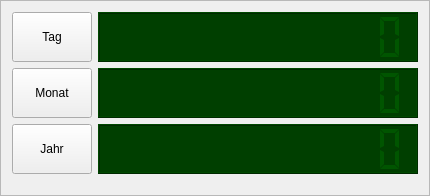
        <widget class="QFrame" name="salesFrame">
         <property name="sizePolicy">
          <sizepolicy hsizetype="Fixed" vsizetype="Minimum">
           <horstretch>0</horstretch>
           <verstretch>0</verstretch>
          </sizepolicy>
         </property>
         <property name="frameShape">
          <enum>QFrame::StyledPanel</enum>
         </property>
         <property name="frameShadow">
          <enum>QFrame::Raised</enum>
         </property>
         <layout class="QVBoxLayout" name="verticalLayout_5">
          <item>
           <layout class="QVBoxLayout" name="verticalLayout_3">
            <item>
             <layout class="QHBoxLayout" name="horizontalLayout_3">
              <item>
               <widget class="QrkPushButton" name="dayPushButton">
                <property name="sizePolicy">
                 <sizepolicy hsizetype="Minimum" vsizetype="Preferred">
                  <horstretch>0</horstretch>
                  <verstretch>0</verstretch>
                 </sizepolicy>
                </property>
                <property name="minimumSize">
                 <size>
                  <width>0</width>
                  <height>0</height>
                 </size>
                </property>
                <property name="maximumSize">
                 <size>
                  <width>16777215</width>
                  <height>16777215</height>
                 </size>
                </property>
                <property name="text">
                 <string>Tag</string>
                </property>
                <property name="iconSize">
                 <size>
                  <width>32</width>
                  <height>32</height>
                 </size>
                </property>
               </widget>
              </item>
              <item>
               <widget class="QLCDNumber" name="lcdNumberDay">
                <property name="sizePolicy">
                 <sizepolicy hsizetype="Expanding" vsizetype="MinimumExpanding">
                  <horstretch>0</horstretch>
                  <verstretch>0</verstretch>
                 </sizepolicy>
                </property>
                <property name="minimumSize">
                 <size>
                  <width>320</width>
                  <height>50</height>
                 </size>
                </property>
                <property name="maximumSize">
                 <size>
                  <width>16777215</width>
                  <height>16777215</height>
                 </size>
                </property>
                <property name="palette">
                 <palette>
                  <active>
                   <colorrole role="WindowText">
                    <brush brushstyle="SolidPattern">
                     <color alpha="255">
                      <red>0</red>
                      <green>85</green>
                      <blue>0</blue>
                     </color>
                    </brush>
                   </colorrole>
                   <colorrole role="Button">
                    <brush brushstyle="SolidPattern">
                     <color alpha="255">
                      <red>0</red>
                      <green>63</green>
                      <blue>0</blue>
                     </color>
                    </brush>
                   </colorrole>
                   <colorrole role="Light">
                    <brush brushstyle="SolidPattern">
                     <color alpha="255">
                      <red>0</red>
                      <green>170</green>
                      <blue>0</blue>
                     </color>
                    </brush>
                   </colorrole>
                   <colorrole role="Text">
                    <brush brushstyle="SolidPattern">
                     <color alpha="255">
                      <red>0</red>
                      <green>85</green>
                      <blue>0</blue>
                     </color>
                    </brush>
                   </colorrole>
                   <colorrole role="ButtonText">
                    <brush brushstyle="SolidPattern">
                     <color alpha="255">
                      <red>0</red>
                      <green>85</green>
                      <blue>0</blue>
                     </color>
                    </brush>
                   </colorrole>
                   <colorrole role="Base">
                    <brush brushstyle="SolidPattern">
                     <color alpha="255">
                      <red>0</red>
                      <green>63</green>
                      <blue>0</blue>
                     </color>
                    </brush>
                   </colorrole>
                   <colorrole role="Window">
                    <brush brushstyle="SolidPattern">
                     <color alpha="255">
                      <red>0</red>
                      <green>63</green>
                      <blue>0</blue>
                     </color>
                    </brush>
                   </colorrole>
                  </active>
                  <inactive>
                   <colorrole role="WindowText">
                    <brush brushstyle="SolidPattern">
                     <color alpha="255">
                      <red>0</red>
                      <green>85</green>
                      <blue>0</blue>
                     </color>
                    </brush>
                   </colorrole>
                   <colorrole role="Button">
                    <brush brushstyle="SolidPattern">
                     <color alpha="255">
                      <red>0</red>
                      <green>63</green>
                      <blue>0</blue>
                     </color>
                    </brush>
                   </colorrole>
                   <colorrole role="Light">
                    <brush brushstyle="SolidPattern">
                     <color alpha="255">
                      <red>0</red>
                      <green>170</green>
                      <blue>0</blue>
                     </color>
                    </brush>
                   </colorrole>
                   <colorrole role="Text">
                    <brush brushstyle="SolidPattern">
                     <color alpha="255">
                      <red>0</red>
                      <green>85</green>
                      <blue>0</blue>
                     </color>
                    </brush>
                   </colorrole>
                   <colorrole role="ButtonText">
                    <brush brushstyle="SolidPattern">
                     <color alpha="255">
                      <red>0</red>
                      <green>85</green>
                      <blue>0</blue>
                     </color>
                    </brush>
                   </colorrole>
                   <colorrole role="Base">
                    <brush brushstyle="SolidPattern">
                     <color alpha="255">
                      <red>0</red>
                      <green>63</green>
                      <blue>0</blue>
                     </color>
                    </brush>
                   </colorrole>
                   <colorrole role="Window">
                    <brush brushstyle="SolidPattern">
                     <color alpha="255">
                      <red>0</red>
                      <green>63</green>
                      <blue>0</blue>
                     </color>
                    </brush>
                   </colorrole>
                  </inactive>
                  <disabled>
                   <colorrole role="WindowText">
                    <brush brushstyle="SolidPattern">
                     <color alpha="255">
                      <red>0</red>
                      <green>85</green>
                      <blue>0</blue>
                     </color>
                    </brush>
                   </colorrole>
                   <colorrole role="Button">
                    <brush brushstyle="SolidPattern">
                     <color alpha="255">
                      <red>0</red>
                      <green>63</green>
                      <blue>0</blue>
                     </color>
                    </brush>
                   </colorrole>
                   <colorrole role="Light">
                    <brush brushstyle="SolidPattern">
                     <color alpha="255">
                      <red>0</red>
                      <green>170</green>
                      <blue>0</blue>
                     </color>
                    </brush>
                   </colorrole>
                   <colorrole role="Text">
                    <brush brushstyle="SolidPattern">
                     <color alpha="255">
                      <red>0</red>
                      <green>85</green>
                      <blue>0</blue>
                     </color>
                    </brush>
                   </colorrole>
                   <colorrole role="ButtonText">
                    <brush brushstyle="SolidPattern">
                     <color alpha="255">
                      <red>0</red>
                      <green>85</green>
                      <blue>0</blue>
                     </color>
                    </brush>
                   </colorrole>
                   <colorrole role="Base">
                    <brush brushstyle="SolidPattern">
                     <color alpha="255">
                      <red>0</red>
                      <green>63</green>
                      <blue>0</blue>
                     </color>
                    </brush>
                   </colorrole>
                   <colorrole role="Window">
                    <brush brushstyle="SolidPattern">
                     <color alpha="255">
                      <red>0</red>
                      <green>63</green>
                      <blue>0</blue>
                     </color>
                    </brush>
                   </colorrole>
                  </disabled>
                 </palette>
                </property>
                <property name="styleSheet">
                 <string notr="true">QLCDNumber{
	color: rgb(0, 85, 0);
	background-color: rgb(0, 63, 0);
}</string>
                </property>
                <property name="smallDecimalPoint">
                 <bool>false</bool>
                </property>
                <property name="digitCount">
                 <number>12</number>
                </property>
                <property name="segmentStyle">
                 <enum>QLCDNumber::Flat</enum>
                </property>
               </widget>
              </item>
             </layout>
            </item>
            <item>
             <layout class="QHBoxLayout" name="horizontalLayout_8">
              <item>
               <widget class="QrkPushButton" name="monthPushButton">
                <property name="sizePolicy">
                 <sizepolicy hsizetype="Minimum" vsizetype="Preferred">
                  <horstretch>0</horstretch>
                  <verstretch>0</verstretch>
                 </sizepolicy>
                </property>
                <property name="minimumSize">
                 <size>
                  <width>0</width>
                  <height>0</height>
                 </size>
                </property>
                <property name="maximumSize">
                 <size>
                  <width>16777215</width>
                  <height>16777215</height>
                 </size>
                </property>
                <property name="text">
                 <string>Monat</string>
                </property>
                <property name="iconSize">
                 <size>
                  <width>32</width>
                  <height>32</height>
                 </size>
                </property>
               </widget>
              </item>
              <item>
               <widget class="QLCDNumber" name="lcdNumberMonth">
                <property name="sizePolicy">
                 <sizepolicy hsizetype="Expanding" vsizetype="Minimum">
                  <horstretch>0</horstretch>
                  <verstretch>0</verstretch>
                 </sizepolicy>
                </property>
                <property name="minimumSize">
                 <size>
                  <width>320</width>
                  <height>50</height>
                 </size>
                </property>
                <property name="maximumSize">
                 <size>
                  <width>16777215</width>
                  <height>16777215</height>
                 </size>
                </property>
                <property name="palette">
                 <palette>
                  <active>
                   <colorrole role="WindowText">
                    <brush brushstyle="SolidPattern">
                     <color alpha="255">
                      <red>0</red>
                      <green>85</green>
                      <blue>0</blue>
                     </color>
                    </brush>
                   </colorrole>
                   <colorrole role="Button">
                    <brush brushstyle="SolidPattern">
                     <color alpha="255">
                      <red>0</red>
                      <green>63</green>
                      <blue>0</blue>
                     </color>
                    </brush>
                   </colorrole>
                   <colorrole role="Light">
                    <brush brushstyle="SolidPattern">
                     <color alpha="255">
                      <red>0</red>
                      <green>170</green>
                      <blue>0</blue>
                     </color>
                    </brush>
                   </colorrole>
                   <colorrole role="Text">
                    <brush brushstyle="SolidPattern">
                     <color alpha="255">
                      <red>0</red>
                      <green>85</green>
                      <blue>0</blue>
                     </color>
                    </brush>
                   </colorrole>
                   <colorrole role="ButtonText">
                    <brush brushstyle="SolidPattern">
                     <color alpha="255">
                      <red>0</red>
                      <green>85</green>
                      <blue>0</blue>
                     </color>
                    </brush>
                   </colorrole>
                   <colorrole role="Base">
                    <brush brushstyle="SolidPattern">
                     <color alpha="255">
                      <red>0</red>
                      <green>63</green>
                      <blue>0</blue>
                     </color>
                    </brush>
                   </colorrole>
                   <colorrole role="Window">
                    <brush brushstyle="SolidPattern">
                     <color alpha="255">
                      <red>0</red>
                      <green>63</green>
                      <blue>0</blue>
                     </color>
                    </brush>
                   </colorrole>
                  </active>
                  <inactive>
                   <colorrole role="WindowText">
                    <brush brushstyle="SolidPattern">
                     <color alpha="255">
                      <red>0</red>
                      <green>85</green>
                      <blue>0</blue>
                     </color>
                    </brush>
                   </colorrole>
                   <colorrole role="Button">
                    <brush brushstyle="SolidPattern">
                     <color alpha="255">
                      <red>0</red>
                      <green>63</green>
                      <blue>0</blue>
                     </color>
                    </brush>
                   </colorrole>
                   <colorrole role="Light">
                    <brush brushstyle="SolidPattern">
                     <color alpha="255">
                      <red>0</red>
                      <green>170</green>
                      <blue>0</blue>
                     </color>
                    </brush>
                   </colorrole>
                   <colorrole role="Text">
                    <brush brushstyle="SolidPattern">
                     <color alpha="255">
                      <red>0</red>
                      <green>85</green>
                      <blue>0</blue>
                     </color>
                    </brush>
                   </colorrole>
                   <colorrole role="ButtonText">
                    <brush brushstyle="SolidPattern">
                     <color alpha="255">
                      <red>0</red>
                      <green>85</green>
                      <blue>0</blue>
                     </color>
                    </brush>
                   </colorrole>
                   <colorrole role="Base">
                    <brush brushstyle="SolidPattern">
                     <color alpha="255">
                      <red>0</red>
                      <green>63</green>
                      <blue>0</blue>
                     </color>
                    </brush>
                   </colorrole>
                   <colorrole role="Window">
                    <brush brushstyle="SolidPattern">
                     <color alpha="255">
                      <red>0</red>
                      <green>63</green>
                      <blue>0</blue>
                     </color>
                    </brush>
                   </colorrole>
                  </inactive>
                  <disabled>
                   <colorrole role="WindowText">
                    <brush brushstyle="SolidPattern">
                     <color alpha="255">
                      <red>0</red>
                      <green>85</green>
                      <blue>0</blue>
                     </color>
                    </brush>
                   </colorrole>
                   <colorrole role="Button">
                    <brush brushstyle="SolidPattern">
                     <color alpha="255">
                      <red>0</red>
                      <green>63</green>
                      <blue>0</blue>
                     </color>
                    </brush>
                   </colorrole>
                   <colorrole role="Light">
                    <brush brushstyle="SolidPattern">
                     <color alpha="255">
                      <red>0</red>
                      <green>170</green>
                      <blue>0</blue>
                     </color>
                    </brush>
                   </colorrole>
                   <colorrole role="Text">
                    <brush brushstyle="SolidPattern">
                     <color alpha="255">
                      <red>0</red>
                      <green>85</green>
                      <blue>0</blue>
                     </color>
                    </brush>
                   </colorrole>
                   <colorrole role="ButtonText">
                    <brush brushstyle="SolidPattern">
                     <color alpha="255">
                      <red>0</red>
                      <green>85</green>
                      <blue>0</blue>
                     </color>
                    </brush>
                   </colorrole>
                   <colorrole role="Base">
                    <brush brushstyle="SolidPattern">
                     <color alpha="255">
                      <red>0</red>
                      <green>63</green>
                      <blue>0</blue>
                     </color>
                    </brush>
                   </colorrole>
                   <colorrole role="Window">
                    <brush brushstyle="SolidPattern">
                     <color alpha="255">
                      <red>0</red>
                      <green>63</green>
                      <blue>0</blue>
                     </color>
                    </brush>
                   </colorrole>
                  </disabled>
                 </palette>
                </property>
                <property name="styleSheet">
                 <string notr="true">QLCDNumber{color: rgb(0, 85, 0);background-color: rgb(0, 63, 0);}</string>
                </property>
                <property name="smallDecimalPoint">
                 <bool>false</bool>
                </property>
                <property name="digitCount">
                 <number>12</number>
                </property>
                <property name="segmentStyle">
                 <enum>QLCDNumber::Flat</enum>
                </property>
               </widget>
              </item>
             </layout>
            </item>
            <item>
             <layout class="QHBoxLayout" name="horizontalLayout_9">
              <item>
               <widget class="QrkPushButton" name="yearPushButton">
                <property name="sizePolicy">
                 <sizepolicy hsizetype="Minimum" vsizetype="Preferred">
                  <horstretch>0</horstretch>
                  <verstretch>0</verstretch>
                 </sizepolicy>
                </property>
                <property name="minimumSize">
                 <size>
                  <width>0</width>
                  <height>0</height>
                 </size>
                </property>
                <property name="maximumSize">
                 <size>
                  <width>16777215</width>
                  <height>16777215</height>
                 </size>
                </property>
                <property name="text">
                 <string>Jahr</string>
                </property>
                <property name="iconSize">
                 <size>
                  <width>32</width>
                  <height>32</height>
                 </size>
                </property>
               </widget>
              </item>
              <item>
               <widget class="QLCDNumber" name="lcdNumberYear">
                <property name="sizePolicy">
                 <sizepolicy hsizetype="Expanding" vsizetype="Minimum">
                  <horstretch>0</horstretch>
                  <verstretch>0</verstretch>
                 </sizepolicy>
                </property>
                <property name="minimumSize">
                 <size>
                  <width>320</width>
                  <height>50</height>
                 </size>
                </property>
                <property name="maximumSize">
                 <size>
                  <width>16777215</width>
                  <height>16777215</height>
                 </size>
                </property>
                <property name="palette">
                 <palette>
                  <active>
                   <colorrole role="WindowText">
                    <brush brushstyle="SolidPattern">
                     <color alpha="255">
                      <red>0</red>
                      <green>85</green>
                      <blue>0</blue>
                     </color>
                    </brush>
                   </colorrole>
                   <colorrole role="Button">
                    <brush brushstyle="SolidPattern">
                     <color alpha="255">
                      <red>0</red>
                      <green>63</green>
                      <blue>0</blue>
                     </color>
                    </brush>
                   </colorrole>
                   <colorrole role="Light">
                    <brush brushstyle="SolidPattern">
                     <color alpha="255">
                      <red>0</red>
                      <green>170</green>
                      <blue>0</blue>
                     </color>
                    </brush>
                   </colorrole>
                   <colorrole role="Text">
                    <brush brushstyle="SolidPattern">
                     <color alpha="255">
                      <red>0</red>
                      <green>85</green>
                      <blue>0</blue>
                     </color>
                    </brush>
                   </colorrole>
                   <colorrole role="ButtonText">
                    <brush brushstyle="SolidPattern">
                     <color alpha="255">
                      <red>0</red>
                      <green>85</green>
                      <blue>0</blue>
                     </color>
                    </brush>
                   </colorrole>
                   <colorrole role="Base">
                    <brush brushstyle="SolidPattern">
                     <color alpha="255">
                      <red>0</red>
                      <green>63</green>
                      <blue>0</blue>
                     </color>
                    </brush>
                   </colorrole>
                   <colorrole role="Window">
                    <brush brushstyle="SolidPattern">
                     <color alpha="255">
                      <red>0</red>
                      <green>63</green>
                      <blue>0</blue>
                     </color>
                    </brush>
                   </colorrole>
                  </active>
                  <inactive>
                   <colorrole role="WindowText">
                    <brush brushstyle="SolidPattern">
                     <color alpha="255">
                      <red>0</red>
                      <green>85</green>
                      <blue>0</blue>
                     </color>
                    </brush>
                   </colorrole>
                   <colorrole role="Button">
                    <brush brushstyle="SolidPattern">
                     <color alpha="255">
                      <red>0</red>
                      <green>63</green>
                      <blue>0</blue>
                     </color>
                    </brush>
                   </colorrole>
                   <colorrole role="Light">
                    <brush brushstyle="SolidPattern">
                     <color alpha="255">
                      <red>0</red>
                      <green>170</green>
                      <blue>0</blue>
                     </color>
                    </brush>
                   </colorrole>
                   <colorrole role="Text">
                    <brush brushstyle="SolidPattern">
                     <color alpha="255">
                      <red>0</red>
                      <green>85</green>
                      <blue>0</blue>
                     </color>
                    </brush>
                   </colorrole>
                   <colorrole role="ButtonText">
                    <brush brushstyle="SolidPattern">
                     <color alpha="255">
                      <red>0</red>
                      <green>85</green>
                      <blue>0</blue>
                     </color>
                    </brush>
                   </colorrole>
                   <colorrole role="Base">
                    <brush brushstyle="SolidPattern">
                     <color alpha="255">
                      <red>0</red>
                      <green>63</green>
                      <blue>0</blue>
                     </color>
                    </brush>
                   </colorrole>
                   <colorrole role="Window">
                    <brush brushstyle="SolidPattern">
                     <color alpha="255">
                      <red>0</red>
                      <green>63</green>
                      <blue>0</blue>
                     </color>
                    </brush>
                   </colorrole>
                  </inactive>
                  <disabled>
                   <colorrole role="WindowText">
                    <brush brushstyle="SolidPattern">
                     <color alpha="255">
                      <red>0</red>
                      <green>85</green>
                      <blue>0</blue>
                     </color>
                    </brush>
                   </colorrole>
                   <colorrole role="Button">
                    <brush brushstyle="SolidPattern">
                     <color alpha="255">
                      <red>0</red>
                      <green>63</green>
                      <blue>0</blue>
                     </color>
                    </brush>
                   </colorrole>
                   <colorrole role="Light">
                    <brush brushstyle="SolidPattern">
                     <color alpha="255">
                      <red>0</red>
                      <green>170</green>
                      <blue>0</blue>
                     </color>
                    </brush>
                   </colorrole>
                   <colorrole role="Text">
                    <brush brushstyle="SolidPattern">
                     <color alpha="255">
                      <red>0</red>
                      <green>85</green>
                      <blue>0</blue>
                     </color>
                    </brush>
                   </colorrole>
                   <colorrole role="ButtonText">
                    <brush brushstyle="SolidPattern">
                     <color alpha="255">
                      <red>0</red>
                      <green>85</green>
                      <blue>0</blue>
                     </color>
                    </brush>
                   </colorrole>
                   <colorrole role="Base">
                    <brush brushstyle="SolidPattern">
                     <color alpha="255">
                      <red>0</red>
                      <green>63</green>
                      <blue>0</blue>
                     </color>
                    </brush>
                   </colorrole>
                   <colorrole role="Window">
                    <brush brushstyle="SolidPattern">
                     <color alpha="255">
                      <red>0</red>
                      <green>63</green>
                      <blue>0</blue>
                     </color>
                    </brush>
                   </colorrole>
                  </disabled>
                 </palette>
                </property>
                <property name="styleSheet">
                 <string notr="true">QLCDNumber{color: rgb(0, 85, 0);background-color: rgb(0, 63, 0);}</string>
                </property>
                <property name="smallDecimalPoint">
                 <bool>false</bool>
                </property>
                <property name="digitCount">
                 <number>12</number>
                </property>
                <property name="segmentStyle">
                 <enum>QLCDNumber::Flat</enum>
                </property>
               </widget>
              </item>
             </layout>
            </item>
           </layout>
          </item>
          <item>
           <spacer name="verticalSpacer">
            <property name="orientation">
             <enum>Qt::Vertical</enum>
            </property>
            <property name="sizeHint" stdset="0">
             <size>
              <width>20</width>
              <height>10</height>
             </size>
            </property>
           </spacer>
          </item>
         </layout>
        </widget>
